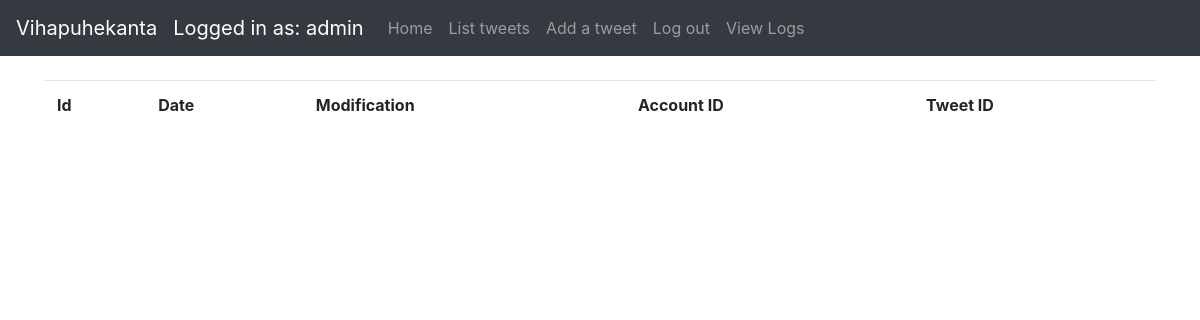
Before: /logs/list (signed in) with the older database file.
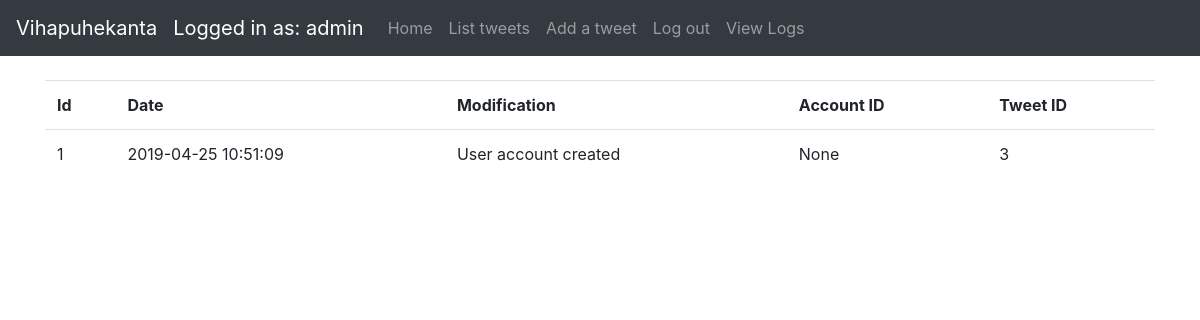
After: the same page with the newer database file.
### application/auth/models.py (models this page shows, shortened)
class User(db.Model):
    __tablename__ = "account"
    id = db.Column(db.Integer, primary_key=True)
    date_created = db.Column(db.DateTime, default=db.func.current_timestamp())
    date_modified = db.Column(db.DateTime, default=db.func.current_timestamp(),
                              onupdate=db.func.current_timestamp())
    name = db.Column(db.String(144), nullable=False)
    username = db.Column(db.String(144), nullable=False)
    password = db.Column(db.String(144), nullable=False)
    urole = db.Column(db.String(80))
    tweets = db.relationship("Tweet", backref='account', lazy=True)
    def roles(self):
        if self.urole == "ADMIN":
            return ["ADMIN"]
        else:
            return ["USER"]

### application/logs/models.py (models this page shows, shortened)
class Log(db.Model):
    __tablename__ = "logs"
    id = db.Column(db.Integer, primary_key=True)
    date_created = db.Column(db.DateTime, default=db.func.current_timestamp())
    modification = db.Column(db.String(144), nullable=False)
    account_id = db.Column(db.Integer, nullable=False)
    tweet_id = db.Column(db.Integer, nullable=True)

### application/logs/views.py (the view)
@app.route("/logs/list", methods=["GET"])
@login_required(role="ADMIN")
def view_logs():
    logs = db.session().query(Log).all()
    return render_template("logs/list.html", logs=logs)

### application/__init__.py (called while the page is built)
def login_required(role="ADMIN"):
    def wrapper(fn):
        @wraps(fn)
        def decorated_view(*args, **kwargs):
            if not current_user:
                return login_manager.unauthorized()
            if not current_user.is_authenticated:
                return login_manager.unauthorized()
            unauthorized = False
            if role != "ANY":
                unauthorized = True
                for user_role in current_user.roles():
                    if user_role == "ADMIN":
                        unauthorized = False
                        break
            if unauthorized:
                return login_manager.unauthorized()
            return fn(*args, **kwargs)
        return decorated_view
    return wrapper

@login_manager.user_loader
def load_user(user_id):
    return User.query.get(user_id)

### application/templates/logs/list.html (shortened to what this page needs)
{% extends "layout.html" %}
{% block body %}
    {% if current_user.is_authenticated %}
        <table class="table table-hover">
            <tr>
                <th>Id</th>
                <th>Date</th>
                <th>Modification</th>
                <th>Account ID</th>
                <th>Tweet ID</th>
            </tr>
            {% for log in logs %}
                <tr>
                    <td>{{ log.id }}</td>
                    <td>{{ log.date_created }}</td>
                    <td>{{ log.modification }}</td>
                    <td>{{ log.tweet_id}}</td>
                    <td>{{ log.account_id}}</td>
                </tr>
            {% endfor %}
        </table>
    {% else %}
        <div>Log in</div>
    {% endif %}
{% endblock %}

### application/templates/layout.html (shortened to what this page needs)
<!DOCTYPE html>
<html>
<head>
    <link rel="stylesheet" href="https://maxcdn.bootstrapcdn.com/bootstrap/4.0.0/css/bootstrap.min.css"
>
</head>
<body>
<nav class="navbar navbar-expand-md navbar-dark bg-dark mb-4">
    <a class="navbar-brand" href="#">Vihapuhekanta</a>
    {% if current_user.is_authenticated %}
        <ul class="navbar-nav mr-auto">
            <li>
                <a class="navbar-brand" href="#">Logged in as: {{ current_user.name }}</a>
            </li>
            <li class="nav-item">
                <a class="nav-link" href="/">Home</a>
            </li>
            <li class="nav-item">
                <a class="nav-link" href="{{ url_for('tweets_index') }}">List tweets</a>
            </li>
            <li class="nav-item">
                <a class="nav-link" href="{{ url_for('tweets_form') }}">Add a tweet</a>
            </li>
            <li class="nav-item">
                <a class="nav-link" href="{{ url_for('auth_logout') }}">Log out</a>
            </li>
            {% if current_user.urole == "ADMIN" %}
                <li class="nav-item">
                    <a class="nav-link" href="{{ url_for('view_logs') }}">View Logs</a>
                </li>
            {% endif %}
        </ul>
    {% endif %}
</nav>
<main role="main" class="container">
    {% block body %}{% endblock %}
</main>
</body>
</html>

Changed rows visible on the page:
added Log: id "1", date_created "2019-04-25 10:51:09", modification "User account created", tweet_id "None", account_id "3"
